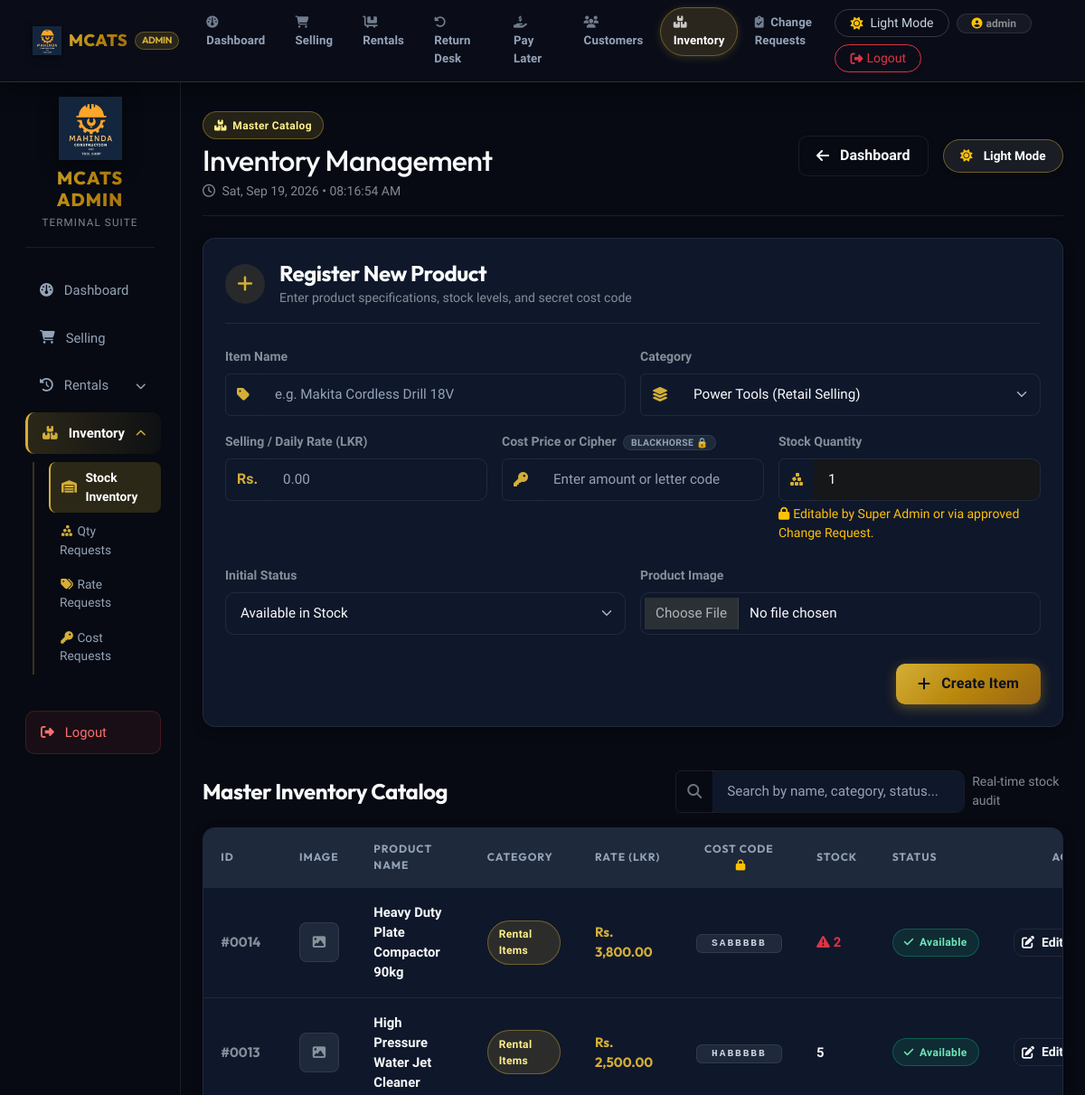
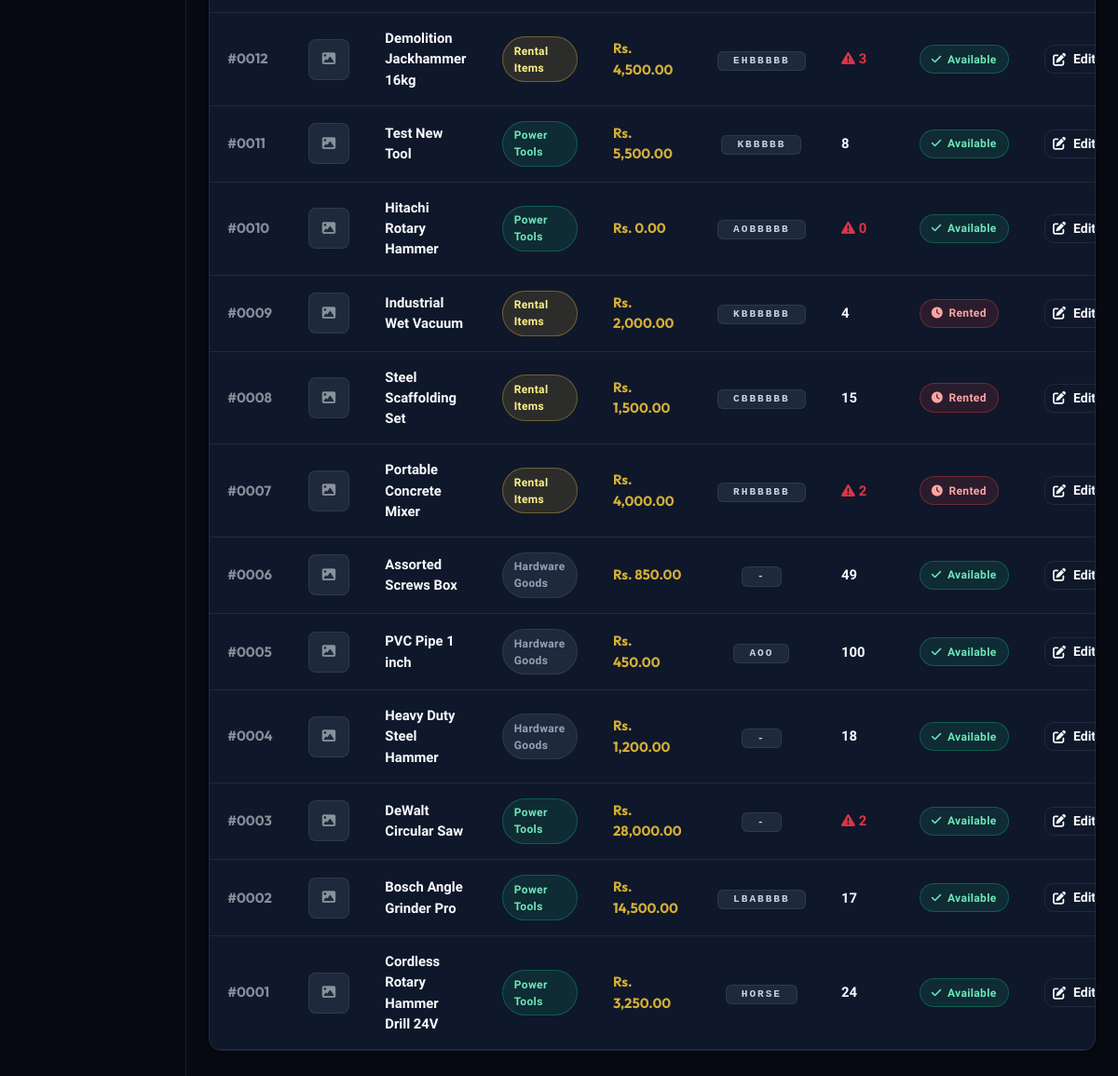
/views/admin/inventory.php (signed in), run on the app's committed database (2 pictures, top to bottom).
### tables this page shows
CREATE TABLE IF NOT EXISTS `inventory` (
    `item_id` int(11) NOT NULL AUTO_INCREMENT,
    `item_name` varchar(100) NOT NULL,
    `category` enum(
        'Power Tools',
        'Hardware Goods',
        'Rental Items'
    ) NOT NULL,
    `price_per_unit` decimal(10,2) NOT NULL,
    `stock_quantity` int(11) DEFAULT 0,
    `item_image` varchar(255) DEFAULT 'default.png',
    `status` varchar(50) DEFAULT 'available',
    `bought_price` varchar(50) DEFAULT NULL,
    PRIMARY KEY (`item_id`)
);

### views/admin/inventory.php (the view, shortened to what the rows shown need)
<?php
include_once __DIR__ . '/../../db.php';
$inv_query = "SELECT * FROM inventory ORDER BY item_id DESC";
$inv_result = @$conn->query($inv_query);
function encodePrice($price) {
    if (!is_numeric($price)) return strtoupper($price);
    $key = 'BLACKHORSE';
    $digits = str_split(str_replace('.', '', number_format($price, 2, '', '')));
    $encoded = '';
    foreach ($digits as $d) {
        $encoded .= $key[$d];
    }
    return $encoded;
}
?>
<!DOCTYPE html>
<html lang="en">
<head>
    <link href="https://cdn.jsdelivr.net/npm/bootstrap@5.3.0/dist/css/bootstrap.min.css" rel="stylesheet">
    <link rel="stylesheet" href="https://cdnjs.cloudflare.com/ajax/libs/font-awesome/6.4.0/css/all.min.css">
    <link rel="stylesheet" href="../../css/luxury.css">
</head>
<body>
    <div class="container-fluid">
        <div class="row">
            <main class="col-md-9 ms-sm-auto col-lg-10 px-md-4 py-4">
                <div class="d-flex justify-content-between flex-wrap flex-md-nowrap align-items-center pt-2 pb-3 mb-4 border-bottom position-relative" style="border-color: var(--border-subtle) !important;">
                    <div>
                        <h1 class="h2 mb-0">Inventory Management</h1>
                    </div>
                </div>
                <div class="luxury-card overflow-hidden mb-5">
                    <div class="table-responsive">
                        <table class="luxury-table align-middle">
                            <thead>
                                <tr>
                                    <th>ID</th>
                                    <th>Image</th>
                                    <th>Product Name</th>
                                    <th>Category</th>
                                    <th>Rate (LKR)</th>
                                    <th class="text-center">Cost Code <i class="fa-solid fa-lock text-warning ms-1"></i></th>
                                    <th>Stock</th>
                                    <th>Status</th>
                                    <th class="text-end">Actions</th>
                                </tr>
                            </thead>
                            <tbody>
                                <?php
                                if($inv_result && $inv_result->num_rows > 0) {
                                    while($row = $inv_result->fetch_assoc()):
                                ?>
                                <tr>
                                    <td class="text-muted fw-bold" style="font-family: var(--font-heading);">
                                        #<?php echo str_pad(htmlspecialchars($row['item_id']), 4, '0', STR_PAD_LEFT); ?>
                                    </td>
                                    <td>
                                        <?php if($row['item_image'] && $row['item_image'] !== 'default.png' && $row['item_image'] !== 'placeholder.jpg'): ?>
                                            <img src="../../img/<?php echo htmlspecialchars($row['item_image']); ?>" class="rounded-3 object-fit-cover shadow-sm" style="width: 44px; height: 44px; border: 1px solid var(--border-subtle);" alt="Product">
                                        <?php else: ?>
                                            <div class="rounded-3 d-flex align-items-center justify-content-center text-muted" style="width: 44px; height: 44px; background: var(--bg-surface-elevated); border: 1px solid var(--border-subtle);">
                                                <i class="fa-solid fa-image" style="font-size: 0.9rem;"></i>
                                            </div>
                                        <?php endif; ?>
                                    </td>
                                    <td>
                                        <div class="fw-bold text-main"><?php echo htmlspecialchars($row['item_name']); ?></div>
                                    </td>
                                    <td>
                                        <?php if($row['category'] == 'Rental Items'): ?>
                                            <span class="luxury-badge luxury-badge-gold">Rental Items</span>
                                        <?php elseif($row['category'] == 'Power Tools'): ?>
                                            <span class="luxury-badge luxury-badge-emerald">Power Tools</span>
                                        <?php else: ?>
                                            <span class="luxury-badge luxury-badge-slate">Hardware Goods</span>
                                        <?php endif; ?>
                                    </td>
                                    <td class="fw-bold" style="font-family: var(--font-heading); color: var(--gold-primary);">
                                        Rs. <?php echo number_format($row['price_per_unit'], 2); ?>
                                    </td>
                                    <td class="text-center">
                                        <span class="badge px-3 py-1 fw-bold" style="font-family: 'Courier New', monospace; letter-spacing: 2px; background: var(--bg-surface-elevated); color: var(--text-secondary); border: 1px solid var(--border-subtle);">
                                            <?php echo htmlspecialchars(isset($row['bought_price']) && $row['bought_price'] !== null ? encodePrice($row['bought_price']) : '-'); ?>
                                        </span>
                                    </td>
                                    <td class="fw-bold">
                                        <?php if($row['stock_quantity'] <= 3): ?>
                                            <span class="text-danger"><i class="fa-solid fa-triangle-exclamation me-1"></i><?php echo htmlspecialchars($row['stock_quantity']); ?></span>
                                        <?php else: ?>
                                            <span><?php echo htmlspecialchars($row['stock_quantity']); ?></span>
                                        <?php endif; ?>
                                    </td>
                                    <td>
                                        <?php if($row['status'] == 'available'): ?>
                                            <span class="luxury-badge luxury-badge-emerald"><i class="fa-solid fa-check"></i> Available</span>
                                        <?php else: ?>
                                            <span class="luxury-badge luxury-badge-crimson"><i class="fa-solid fa-clock"></i> Rented</span>
                                        <?php endif; ?>
                                    </td>
                                    <td class="text-end text-nowrap">
                                        <a href="inventory.php?edit=<?php echo $row['item_id']; ?>#itemForm" class="btn btn-sm btn-luxury-outline py-1 px-2">
                                            <i class="fa-solid fa-pen-to-square"></i> Edit
                                        </a>
                                    </td>
                                </tr>
                                <?php
                                    endwhile;
                                } else {
                                    echo "<tr><td colspan='9' class='text-center text-muted py-5'><i class='fa-solid fa-box-open d-block fs-1 mb-2 opacity-50'></i>No inventory items registered in catalog. Add one above!</td></tr>";
                                }
                                ?>
                            </tbody>
                        </table>
                    </div>
                </div>
            </main>
        </div>
    </div>
</body>
</html>

### data on the page
inventory: item_id "0014", item_image "default.png" (drawn), item_name "Heavy Duty Plate Compactor 90kg", category "Rental Items", price_per_unit "3,800.00", bought_price "SABBBBB", stock_quantity "2", status "available" (drawn)
inventory: item_id "0013", item_image "default.png" (drawn), item_name "High Pressure Water Jet Cleaner", category "Rental Items", price_per_unit "2,500.00", bought_price "HABBBBB", stock_quantity "5", status "available" (drawn)
inventory: item_id "0012", item_image "default.png" (drawn), item_name "Demolition Jackhammer 16kg", category "Rental Items", price_per_unit "4,500.00", bought_price "EHBBBBB", stock_quantity "3", status "available" (drawn)
inventory: item_id "0011", item_image "default.png" (drawn), item_name "Test New Tool", category "Power Tools", price_per_unit "5,500.00", bought_price "KBBBBB", stock_quantity "8", status "available" (drawn)
inventory: item_id "0010", item_image "default.png" (drawn), item_name "Hitachi Rotary Hammer", category "Power Tools", price_per_unit "0.00", bought_price "AOBBBBB", stock_quantity "0", status "available" (drawn)
inventory: item_id "0009", item_image "default.png" (drawn), item_name "Industrial Wet Vacuum", category "Rental Items", price_per_unit "2,000.00", bought_price "KBBBBBB", stock_quantity "4", status "rented" (drawn)
inventory: item_id "0008", item_image "default.png" (drawn), item_name "Steel Scaffolding Set", category "Rental Items", price_per_unit "1,500.00", bought_price "CBBBBBB", stock_quantity "15", status "rented" (drawn)
inventory: item_id "0007", item_image "default.png" (drawn), item_name "Portable Concrete Mixer", category "Rental Items", price_per_unit "4,000.00", bought_price "RHBBBBB", stock_quantity "2", status "rented" (drawn)
inventory: item_id "0006", item_image "default.png" (drawn), item_name "Assorted Screws Box", category "Hardware Goods", price_per_unit "850.00", bought_price "-", stock_quantity "49", status "available" (drawn)
inventory: item_id "0005", item_image "default.png" (drawn), item_name "PVC Pipe 1 inch", category "Hardware Goods", price_per_unit "450.00", bought_price "AOO", stock_quantity "100", status "available" (drawn)
inventory: item_id "0004", item_image "default.png" (drawn), item_name "Heavy Duty Steel Hammer", category "Hardware Goods", price_per_unit "1,200.00", bought_price "-", stock_quantity "18", status "available" (drawn)
inventory: item_id "0003", item_image "default.png" (drawn), item_name "DeWalt Circular Saw", category "Power Tools", price_per_unit "28,000.00", bought_price "-", stock_quantity "2", status "available" (drawn)
inventory: item_id "0002", item_image "default.png" (drawn), item_name "Bosch Angle Grinder Pro", category "Power Tools", price_per_unit "14,500.00", bought_price "LBABBBB", stock_quantity "17", status "available" (drawn)
inventory: item_id "0001", item_image "default.png" (drawn), item_name "Cordless Rotary Hammer Drill 24V", category "Power Tools", price_per_unit "3,250.00", bought_price "HORSE", stock_quantity "24", status "available" (drawn)

### other printed values
$user_name "admin"
